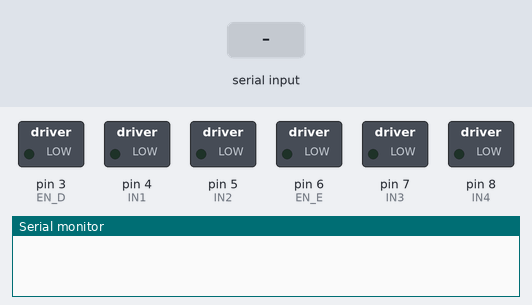
This program was run on a simulated Arduino Uno, built with avr-gcc and run on an emulated ATmega328P. Parts: switched loads named in the program (green lamp = pin HIGH), the last lines printed to the serial monitor. The inputs (shaded band) are chosen by the test bench.

Above: at 1.2 s.
1.3 s: "F" received over the second serial link
At 2.0 s:
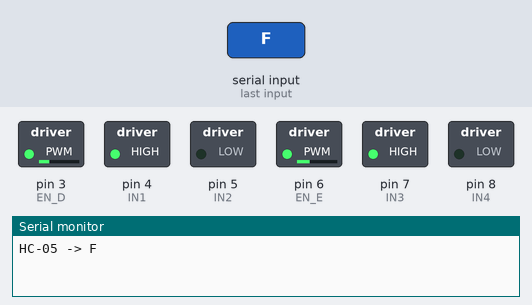
2.8 s: "B" received over the second serial link
At 3.2 s:
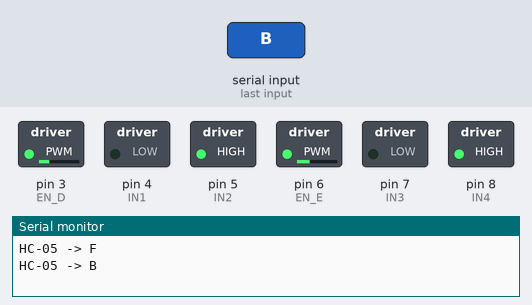
4.3 s: "G" received over the second serial link
At 5.5 s:
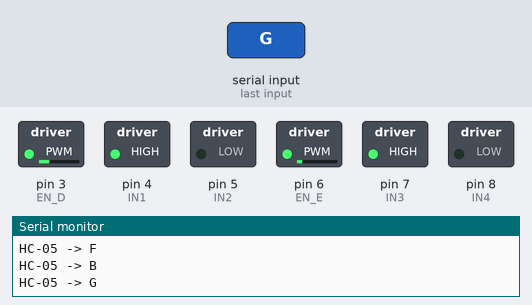
5.8 s: "I" received over the second serial link
At 6.7 s:
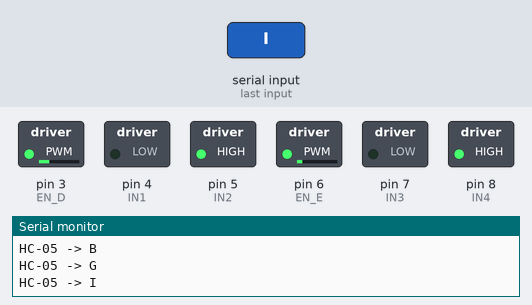
7.3 s: "L" received over the second serial link
At 7.8 s:
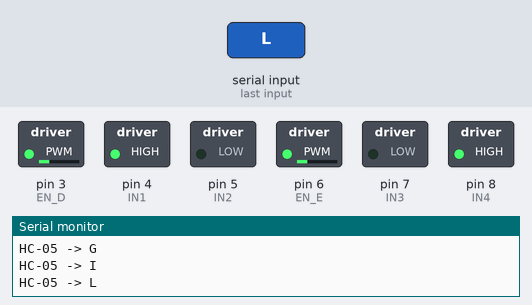
8.8 s: "R" received over the second serial link
At 10.1 s:
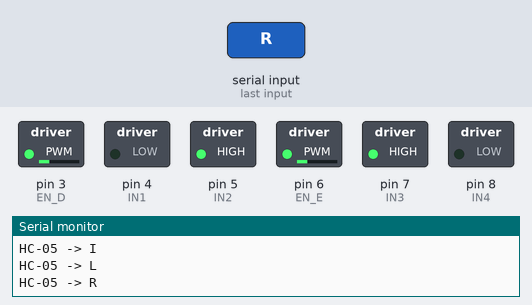
Timing chart, 0 to 11.3 s (numbered marks = the images above; inputs shaded):
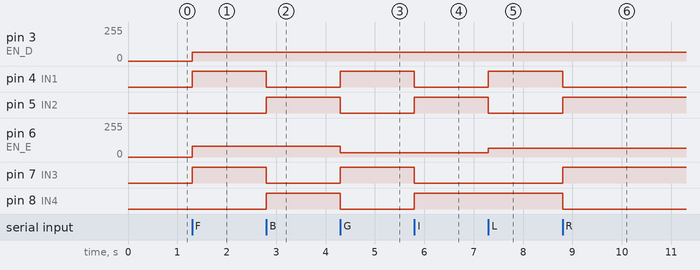

Measured:
- after the input at 1.3 s, pin 3 (EN_D): 0/255 → 64/255 at once; pin 4 (IN1), pin 7 (IN3): LOW → HIGH at once; pin 6 (EN_E): 0/255 → 79/255 at once
- after the input at 2.8 s, pin 4 (IN1), pin 7 (IN3): HIGH → LOW at once; pin 5 (IN2), pin 8 (IN4): LOW → HIGH at once
- after the input at 4.3 s, pin 4 (IN1), pin 7 (IN3): LOW → HIGH at once; pin 5 (IN2), pin 8 (IN4): HIGH → LOW at once; pin 6 (EN_E): 79/255 → 32/255 at once
- after the input at 5.8 s, pin 4 (IN1), pin 7 (IN3): HIGH → LOW at once; pin 5 (IN2), pin 8 (IN4): LOW → HIGH at once
- after the input at 7.3 s, pin 4 (IN1): LOW → HIGH at once; pin 5 (IN2): HIGH → LOW at once; pin 6 (EN_E): 32/255 → 64/255 at once
- after the input at 8.8 s, pin 4 (IN1), pin 8 (IN4): HIGH → LOW at once; pin 5 (IN2), pin 7 (IN3): LOW → HIGH at once

The program:

main.cpp
```cpp
/*
  PROJETO: Robô controlado via bluetooth.
  Módulo Bluetooth HC-05
  Módulo Motor Driver L298N
  2x Caixa de redução com rodas e motor DC 6v
  APP Android: BT Car Controller-Arduino/ESP (Giristudio)
  Autor: Prof. Ronaldo Borges
*/
#include <Arduino.h>
#include <SoftwareSerial.h>

#define BT_RX 9 // Arduino RX (conectar ao TX do HC-05)
#define BT_TX 10 // Arduino TX (conectar ao RX do HC-05) [opcional, pois não enviaremos dados ao HC-05]

SoftwareSerial BT(BT_RX, BT_TX); // cria objeto para comuicar com módulo bluetooth

// Pinos do Motor Direito (Canal A)
#define EN_D 3 // Velocidade (PWM)
#define IN1  4 // Direção 1
#define IN2  5 // Direção 2

// Pinos do Motor Esquerdo (Canal B)
#define EN_E 6 // Velocidade (PWM)
#define IN3  7 // Direção 1
#define IN4  8 // Direção 2

// Velocidade inicial
uint8_t velocidade = 64;
uint8_t compensacao = 15;  //o robô não está mecanicamente perfeito, por isso uma das todas é mais lenta. Esta variável será somada a velociadade da roda mais lenta.

void setup() {
  // Configurar pinos dos motores como saída (específicos)
  pinMode(EN_D, OUTPUT);
  pinMode(IN1, OUTPUT);
  pinMode(IN2, OUTPUT);
  pinMode(EN_E, OUTPUT);
  pinMode(IN3, OUTPUT);
  pinMode(IN4, OUTPUT);

  // Inicializar comunicação serial USB e Bluetooth a 9600 bits por segundo.
  Serial.begin(9600);
  BT.begin(9600);

  // Parar motores no início
  parar();
}

void loop() {
  // Ler dados vindos do bluetooth
  if (BT.available() > 0) {
    char comando = BT.read();
    // Imprimir na serial USB o que veio do HC-05
    Serial.print("HC-05 -> ");
    Serial.println(comando);
    processarComando(comando);  // o comando é um único caractere vindo do aplicativo via bluetooth
  }

}

// ============ FUNÇÕES DE MOVIMENTO ============

void paraFrente() {
  // Motor Direito - Frente
  digitalWrite(IN1, HIGH);
  digitalWrite(IN2, LOW);
  analogWrite(EN_D, velocidade);

  // Motor Esquerdo - Frente
  digitalWrite(IN3, HIGH);
  digitalWrite(IN4, LOW);
  analogWrite(EN_E, velocidade+compensacao);
}

void paraTras() {
  // Motor Direito - Trás
  digitalWrite(IN1, LOW);
  digitalWrite(IN2, HIGH);
  analogWrite(EN_D, velocidade);

  // Motor Esquerdo - Trás
  digitalWrite(IN3, LOW);
  digitalWrite(IN4, HIGH);
  analogWrite(EN_E, velocidade+compensacao);
}

void curvaAdireita() {
  // Motor Direito - Reduz velocidade (ou parado)
  digitalWrite(IN1, HIGH);
  digitalWrite(IN2, LOW);
  analogWrite(EN_D, velocidade / 2);

  // Motor Esquerdo - Velocidade normal
  digitalWrite(IN3, HIGH);
  digitalWrite(IN4, LOW);
  analogWrite(EN_E, velocidade+compensacao);
}

void curvaAesquerda() {
  // Motor Direito - Velocidade normal (avança mais)
  digitalWrite(IN1, HIGH);
  digitalWrite(IN2, LOW);
  analogWrite(EN_D, velocidade);

  // Motor Esquerdo - Reduz velocidade (o robô vira para esquerda)
  digitalWrite(IN3, HIGH);
  digitalWrite(IN4, LOW);
  analogWrite(EN_E, velocidade / 2);
}

void curvaTraseEsquerda() {
  // Motor Direito - Trás com velocidade normal
  digitalWrite(IN1, LOW);
  digitalWrite(IN2, HIGH);
  analogWrite(EN_D, velocidade);

  // Motor Esquerdo - Trás com redução (o robô vira para esquerda recuando)
  digitalWrite(IN3, LOW);
  digitalWrite(IN4, HIGH);
  analogWrite(EN_E, velocidade / 2);
}

void curvaTrasDireita() {
  // Motor Direito - Trás com redução
  digitalWrite(IN1, LOW);
  digitalWrite(IN2, HIGH);
  analogWrite(EN_D, velocidade / 2);

  // Motor Esquerdo - Trás com velocidade normal (o robô vira para direita recuando)
  digitalWrite(IN3, LOW);
  digitalWrite(IN4, HIGH);
  analogWrite(EN_E, velocidade);
}

void curvaRotacaoEsquerda() {
  // Motor Direito - Frente
  digitalWrite(IN1, HIGH);
  digitalWrite(IN2, LOW);
  analogWrite(EN_D, velocidade);

  // Motor Esquerdo - Trás (rotação no lugar)
  digitalWrite(IN3, LOW);
  digitalWrite(IN4, HIGH);
  analogWrite(EN_E, velocidade);
}

void curvaRotacaoDireita() {
  // Motor Direito - Trás
  digitalWrite(IN1, LOW);
  digitalWrite(IN2, HIGH);
  analogWrite(EN_D, velocidade);

  // Motor Esquerdo - Frente (rotação no lugar)
  digitalWrite(IN3, HIGH);
  digitalWrite(IN4, LOW);
  analogWrite(EN_E, velocidade);
}

void parar() {
  // Parar Motor Direito
  digitalWrite(IN1, LOW);
  digitalWrite(IN2, LOW);
  analogWrite(EN_D, 0);

  // Parar Motor Esquerdo
  digitalWrite(IN3, LOW);
  digitalWrite(IN4, LOW);
  analogWrite(EN_E, 0);
}

// ============ PROCESSAMENTO DE COMANDOS ============

void processarComando(char comando) {
  switch (comando) {
    case 'F':  // Frente
      paraFrente();
      break;
    case 'B':  // Trás
      paraTras();
      break;
    case 'G':  // Curva à Esquerda avançando
      curvaAesquerda();
      break;
    case 'H':  // Curva à Direita avançando
      curvaAdireita();
      break;
    case 'I':  // Curva à Esquerda recuando
      curvaTraseEsquerda();
      break;
    case 'J':  // Curva à Direita recuando
      curvaTrasDireita();
      break;
    case 'L':  // Rotação à Esquerda
      curvaRotacaoEsquerda();
      break;
    case 'R':  // Rotação à Direita
      curvaRotacaoDireita();
      break;
    case 'S':  // Parar
      parar();
      break;
    case '1':  // Aumentar velocidade
      velocidade = 32;
      break;
    case '2':  // Aumentar velocidade
      velocidade = 64;
      break;
    case '3':  // Aumentar velocidade
      velocidade = 96;
      break;
    case '4':  // Aumentar velocidade
      velocidade = 128;
      break;
    default:
      break;
  }
}
```
